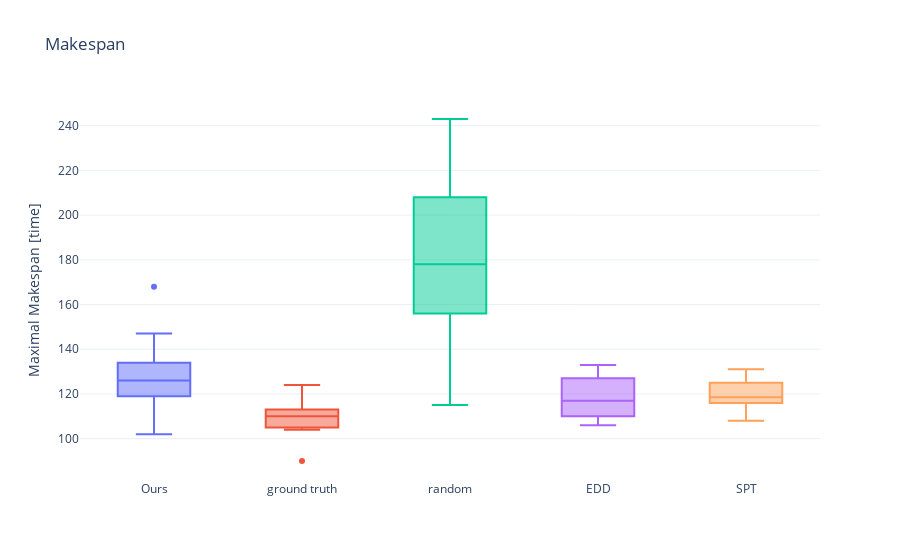

Notebook source saved alongside this figure:
### Code cell
ms_true_total_max = np.amax(ms_true_total, axis=-1)
ms_pred_total_max = np.amax(ms_pred_total, axis=-1)
ms_rnd_total_max = np.amax(ms_rnd_total, axis=-1)
ms_edd_total_max = np.amax(ms_edd_total, axis=-1)
ms_spt_total_max = np.amax(ms_spt_total, axis=-1)

print('true: mean {0}, stdd {1}'.format(
    np.mean(ms_true_total_max), np.std(ms_true_total_max)))
print('pred: mean {0}, stdd {1}'.format(
    np.mean(ms_pred_total_max), np.std(ms_pred_total_max)))
print('random: mean {0}, stdd {1}'.format(
    np.mean(ms_rnd_total_max), np.std(ms_rnd_total_max)))
print('edd: mean {0}, stdd {1}'.format(
    np.mean(ms_edd_total_max), np.std(ms_edd_total_max)))
print('spt: mean {0}, stdd {1}'.format(
    np.mean(ms_spt_total_max), np.std(ms_spt_total_max)))

fig = go.Figure()
fig.add_trace(go.Box(y=ms_pred_total_max[:, 0], name="Ours"))
fig.add_trace(go.Box(y=ms_true_total_max[:, 0], name="ground truth"))
fig.add_trace(go.Box(y=ms_rnd_total_max[:, 0], name="random"))
fig.add_trace(go.Box(y=ms_edd_total_max[:, 0], name="EDD"))
fig.add_trace(go.Box(y=ms_spt_total_max[:, 0], name="SPT"))
fig.update_layout(showlegend=False, title="Makespan", template="plotly_white")
fig.update_yaxes(title_text='Maximal Makespan [time]')

fig.show()

### Figure 1 — Plotly figure (JSON) as saved in the notebook; plotly's stock layout.template omitted (floating-point values rounded to 4 significant figures)
{"data": [{"name": "Ours", "type": "box", "y": [119, 168, 102, 125, 127, 116, 147, 134, 122, 133]}, {"name": "ground truth", "type": "box", "y": [104, 110, 111, 106, 105, 90, 124, 113, 110, 121]}, {"name": "random", "type": "box", "y": [115, 156, 168, 174, 198, 182, 243, 208, 145, 213]}, {"name": "EDD", "type": "box", "y": [133, 115, 107, 116, 119, 110, 131, 106, 118, 127]}, {"name": "SPT", "type": "box", "y": [117, 125, 119, 118, 112, 108, 131, 116, 125, 130]}], "layout": {"autosize": true, "showlegend": false, "title": {"text": "Makespan"}, "xaxis": {"autorange": true, "range": [-0.5, 4.5], "type": "category"}, "yaxis": {"autorange": true, "range": [81.5, 251.5], "title": {"text": "Maximal Makespan [time]"}, "type": "linear"}}}
